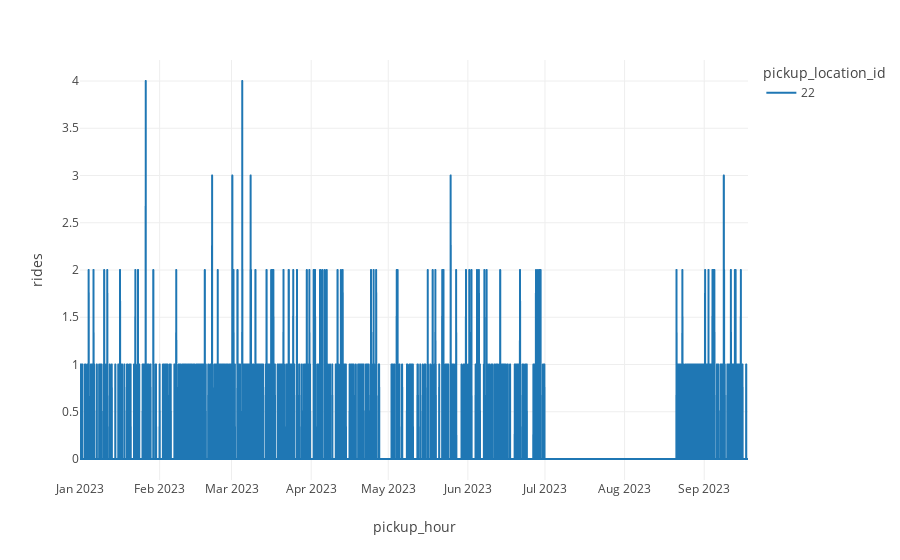

The notebook cell saved with this chart:
### Code cell
# from src.plot import plot_ts
from typing import Optional, List
import pandas as pd
import plotly.express as px 

def plot_ts(
    ts_data: pd.DataFrame,
    locations: Optional[List[int]] = None
    ):
    """
    Plot time-series data
    """
    ts_data_to_plot = ts_data[ts_data.pickup_location_id.isin(locations)] if locations else ts_data

    fig = px.line(
        ts_data_to_plot,
        x="pickup_hour",
        y="rides",
        color='pickup_location_id',
        template='none',
    )

    fig.show()

plot_ts(ts_data, locations=[22])

### Figure 1 — Plotly figure (JSON) as saved in the notebook; plotly's stock layout.template omitted (floating-point values rounded to 4 significant figures; data arrays with more than 128 entries replaced by an {"elided": "..."} marker saying what was removed)
{"data": [{"hovertemplate": "pickup_location_id=22<br>pickup_hour=%{x}<br>rides=%{y}<extra></extra>", "legendgroup": "22", "line": {"color": "#1F77B4", "dash": "solid"}, "marker": {"symbol": "circle"}, "mode": "lines", "name": "22", "showlegend": true, "type": "scattergl", "x": {"elided": "5022 str values"}, "xaxis": "x", "y": {"elided": "5022 int values"}, "yaxis": "y"}], "layout": {"legend": {"title": {"text": "pickup_location_id"}, "tracegroupgap": 0}, "margin": {"t": 60}, "xaxis": {"anchor": "y", "domain": [0, 1], "title": {"text": "pickup_hour"}}, "yaxis": {"anchor": "x", "domain": [0, 1], "title": {"text": "rides"}}}}
